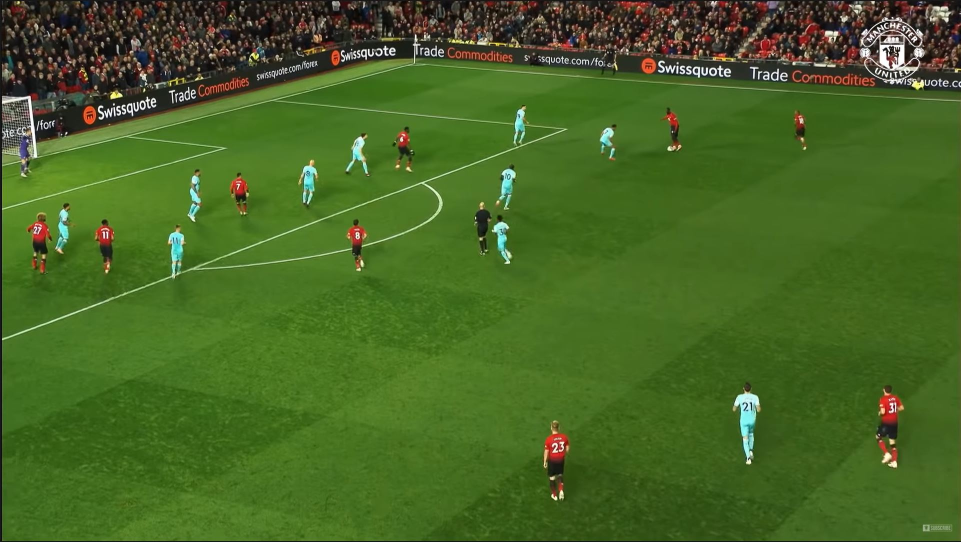
#> input picture images/Capture2.JPG, 1921 x 1084 px, found by its file name (shown at 1/2 size); the run also reads 1 picture not shown here
$ python main.py
#> lines starting #> are read from the running program, lines starting #| are printed output that depends on the picture; after the words box and inside, x2 and y2 are one past the last pixel; in counts of white or black regions, pixels touching at a corner belong together
### Pre_Processing.py
#USING COLOR THRESHOLDING TO CROP OUT THE STANDS

import cv2
import numpy as np
from matplotlib import pyplot as plt
from K_Means import kmeans
import math

def colorThresholding(image, numCenters):
    """Detects the field of a image of a soccer game using k-means and color thresholding

    Args:
        image (Image): Image of soccer game
        numCenters (Integer): Number of centers desired for k-means algorithm

    Returns:
        Image: Black and white mask for where the field was found
    """
    kmeansImage, centers = kmeans(image,numCenters)
    #cv2.imshow("Kmeans image", kmeansImage)
    centers = [(int(x[0]),int(x[1]),int(x[2])) for x in centers]
    tempValues = [x[1]-x[0]-x[2] for x in centers]
    gp = centers[tempValues.index(max(tempValues))]

    lower_color_bounds = (int(gp[0])-4, int(gp[1])-4, int(gp[2])-4)
    upper_color_bounds = (int(gp[0])+4, int(gp[1])+4, int(gp[2])+4)

    blur = cv2.GaussianBlur(kmeansImage, (15, 15), 10)
    mask = cv2.inRange(blur, lower_color_bounds, upper_color_bounds)
    mask_rgb = cv2.cvtColor(mask, cv2.COLOR_GRAY2BGR)
    return (mask_rgb)


def kernel(mask_rgb, image):
    """Kerneling algorithm for reducing noise caused by stands

    Args:
        mask_rgb (Image): Black and white mask
        image (Image): Origional image of soccer game

    Returns:
        Tuple: (Black and white mask after kerneling, RGB mask after kerneling using mask and image)
    """
    kernel = cv2.getStructuringElement(cv2.MORPH_ELLIPSE, (25, 25)) #Learn this too
    opened_mask = cv2.morphologyEx(mask_rgb, cv2.MORPH_OPEN, kernel) #IDK learn what this does
    thresh_color = image & opened_mask #Runs a bitwise and
    return (opened_mask, thresh_color)


# [53 lines left out: functions contouring, crop, edgeDetection, not called in this run]

def averageColor(image):
    h = image.shape[0]
    w = image.shape[1]
    rgb = [0,0,0]
    num = h*w

    for y in range(0, h):
        for x in range(0, w):
            pix = image[y,x]
            rgb = [rgb[0]+pix[0], rgb[1]+pix[1], rgb[2]+pix[2]]
    return ([rgb[0]/num, rgb[1]/num, rgb[2]/num])


def preprocess(image, numCenters):
    """Runs all preprocessing algorithms

    Args:
        image (Image): Image to be processed
        numCenters (Integer): Number of desired centers for k-means

    Returns:
        Tuple: (image cropped for players, image cropped for lines)
    """
    numCenters = 3
    avColor = averageColor(image)
    if (avColor[1]-((avColor[2]+avColor[0])/2) >= 20 and avColor[1]>=120):
        numCenters = 2
    CTImage = colorThresholding(image,numCenters)
    openedMask, kernalColorImage = kernel(CTImage, image)
    kern = cv2.getStructuringElement(cv2.MORPH_ELLIPSE, (100, 100))
    closing = cv2.morphologyEx(openedMask, cv2.MORPH_CLOSE, kern)
    kern2 = cv2.getStructuringElement(cv2.MORPH_ELLIPSE, (40, 40))
    gradient = cv2.morphologyEx(closing, cv2.MORPH_GRADIENT, kern2)
    finalPlayerMask = gradient | closing
    finalPlayerImage = finalPlayerMask & image
    finalLineImage = closing & image

    return (finalPlayerImage, finalLineImage)

### K_Means.py
#USING DOMINANT COLORS TO CROP OUT THE STANDS

import cv2
import numpy as np
import matplotlib.pyplot as plt

def kmeans(image, k):
    """Runs k-means on image

    Args:
        image (Image): Image to run k-means on
        k (Integer): number of centers for k-means

    Returns:
        Tuple: (Image after k-means, centers from k-means algorithm)
    """
    # reshape the image to a 2D array of pixels and 3 color values (RGB)
    pixel_values = image.reshape((-1, 3))
    pixel_values = np.float32(pixel_values)

    # define stopping criteria for 100 repeats or epsilon of .2
    criteria = (cv2.TERM_CRITERIA_EPS + cv2.TERM_CRITERIA_MAX_ITER, 100, 0.2)
    #Run k-means
    _, labels, (centers) = cv2.kmeans(pixel_values, k, None, criteria, 10, cv2.KMEANS_RANDOM_CENTERS)

    # convert back to 8 bit values (No longer floats)
    centers = np.uint8(centers)
    # flatten the labels array (from [[0],[0]...] to [0,0...])
    labels = labels.flatten()
    # convert all pixels to the color of the centroids
    segmented_image = centers[labels.flatten()]
    # reshape back to the original image dimension
    segmented_image = segmented_image.reshape(image.shape)
    return (segmented_image, centers)

# [7 lines left out: function main, not called in this run]

### Line_Finding.py
import cv2
import math
import numpy as np
import statistics
import matplotlib.pyplot as plt

# [46 lines left out: functions trial, trial2, not called in this run]

def trial3(img1):
    #img1 = cv.imread('box.png',cv.IMREAD_GRAYSCALE)          # queryImage
    img2 = cv2.imread('images/field.jpg',cv2.IMREAD_GRAYSCALE) # trainImage
    # Initiate ORB detector
    orb = cv2.ORB_create()
    # find the keypoints and descriptors with ORB
    kp1, des1 = orb.detectAndCompute(img1,None)
    kp2, des2 = orb.detectAndCompute(img2,None)
    # create BFMatcher object
    bf = cv2.BFMatcher(cv2.NORM_HAMMING, crossCheck=True)
    # Match descriptors.
    matches = bf.match(des1,des2)
    # Sort them in the order of their distance.
    matches = sorted(matches, key = lambda x:x.distance)
    # Draw first 10 matches.
    img3 = cv2.drawMatches(img1,kp1,img2,kp2,matches[:10],None,flags=cv2.DrawMatchesFlags_NOT_DRAW_SINGLE_POINTS)
    plt.imshow(img3),plt.show()

def findLines(image):
    gray = cv2.cvtColor(image,cv2.COLOR_BGR2GRAY)
    edges = cv2.Canny(gray,50,200,apertureSize = 3)
    tempImage = image.copy()

    lines = cv2.HoughLines(edges,1,np.pi/180,150)
    for i in range(0, len(lines)):
        rho = lines[i][0][0]
        theta = lines[i][0][1]
        a = math.cos(theta)
        b = math.sin(theta)
        x0 = a * rho
        y0 = b * rho
        pt1 = (int(x0 + 1000*(-b)), int(y0 + 1000*(a)))
        pt2 = (int(x0 - 1000*(-b)), int(y0 - 1000*(a)))
        cv2.line(tempImage,pt1,pt2,(0,0,255),2)

    newLines = segment_by_angle_kmeans(lines)
    for i in range(0, len(newLines[0])):
        rho = newLines[0][i][0][0]
        theta = newLines[0][i][0][1]
        a = math.cos(theta)
        b = math.sin(theta)
        x0 = a * rho
        y0 = b * rho
        pt1 = (int(x0 + 1000*(-b)), int(y0 + 1000*(a)))
        pt2 = (int(x0 - 1000*(-b)), int(y0 - 1000*(a)))
        cv2.line(tempImage,pt1,pt2,(0,255,0),2)

    temp1 = [list(x[0]) for x in newLines[0]]
    temp2 = [list(x[0]) for x in newLines[1]]

    av1 = (statistics.median([x[0] for x in temp1]), statistics.median([x[1] for x in temp1]))
    av2 = (statistics.median([x[0] for x in temp2]), statistics.median([x[1] for x in temp2]))

    rho = av1[0]
    theta = av1[1]
    a = math.cos(theta)
    b = math.sin(theta)
    x0 = a * rho
    y0 = b * rho
    pt1 = (int(x0 + 1000*(-b)), int(y0 + 1000*(a)))
    pt2 = (int(x0 - 1000*(-b)), int(y0 - 1000*(a)))
    cv2.line(tempImage,pt1,pt2,(255,255,0),2)

    rho = av2[0]
    theta = av2[1]
    a = math.cos(theta)
    b = math.sin(theta)
    x0 = a * rho
    y0 = b * rho
    pt1 = (int(x0 + 1000*(-b)), int(y0 + 1000*(a)))
    pt2 = (int(x0 - 1000*(-b)), int(y0 - 1000*(a)))
    cv2.line(tempImage,pt1,pt2,(255,255,0),2)

    points1 = [intersection([av1], [[av2[0]+20,av2[1]]]),
        intersection([av1], [[av2[0]-20,av2[1]]]),
        intersection([av2], [[av1[0]+20,av1[1]]]),
        intersection([av2], [[av1[0]-20,av1[1]]])]
    points1 = order_points(np.asarray([(x[0][0], x[0][1]) for x in points1], dtype=np.float32))
    points2 = np.asarray([(512,364), (532, 384), (512, 404), (492, 384)], dtype=np.float32)

    print (points1)
    M = cv2.getPerspectiveTransform(points1, points2)
    image = findFinalLines(image, M)

    intersections = segmented_intersections(newLines)
    for i in intersections:
        cv2.circle(tempImage, (i[0][0],i[0][1]), radius=3, color=(255, 0, 0), thickness=3)

    cv2.imshow("Gray", tempImage)
    return (image)

def findFinalLines(img, M):
    image = img.copy()
    gray = cv2.cvtColor(image,cv2.COLOR_BGR2GRAY)
    edges = cv2.Canny(gray,50,200,apertureSize = 3)
    cv2.imshow("edges", edges)
    #lines = cv2.HoughLinesP(edges, 1, np.pi / 180, 100, None, 100, 50)
    lines = cv2.HoughLinesP(edges,1,np.pi/180,threshold = 100,minLineLength = 100,maxLineGap = 10)

    for line in lines:
        x1, y1, x2, y2 = line[0]
        cv2.line(image, (x1, y1), (x2, y2), (255, 0, 0), 3)
    cv2.imshow("FinalLines", image)

    image = cv2.warpPerspective(image, M, (1024, 768))
    thresh = cv2.inRange(image, (255,0,0), (255,0,0))
    thresh = cv2.bitwise_not(thresh)
    thresh = cv2.medianBlur(thresh, 7)
    cv2.imshow("FinalLines", thresh)
    trial3(thresh)
    return (image)


# [17 lines left out: function findCircles, not called in this run]

from collections import defaultdict
def segment_by_angle_kmeans(lines, k=2, **kwargs):
    """Groups lines based on angle with k-means.

    Uses k-means on the coordinates of the angle on the unit circle
    to segment `k` angles inside `lines`.
    """

    # Define criteria = (type, max_iter, epsilon)
    default_criteria_type = cv2.TERM_CRITERIA_EPS + cv2.TERM_CRITERIA_MAX_ITER
    criteria = kwargs.get('criteria', (default_criteria_type, 10, 1.0))
    flags = kwargs.get('flags', cv2.KMEANS_RANDOM_CENTERS)
    attempts = kwargs.get('attempts', 10)

    # returns angles in [0, pi] in radians
    angles = np.array([line[0][1] for line in lines])
    # multiply the angles by two and find coordinates of that angle
    pts = np.array([[np.cos(2*angle), np.sin(2*angle)]
                    for angle in angles], dtype=np.float32)

    # run kmeans on the coords
    labels, centers = cv2.kmeans(pts, k, None, criteria, attempts, flags)[1:]
    labels = labels.reshape(-1)  # transpose to row vec

    # segment lines based on their kmeans label
    segmented = defaultdict(list)
    for i, line in zip(range(len(lines)), lines):
        segmented[labels[i]].append(line)
    segmented = list(segmented.values())
    return segmented

def intersection(line1, line2):
    """Finds the intersection of two lines given in Hesse normal form.

    Returns closest integer pixel locations.
    See https://stackoverflow.com/a/383527/5087436
    """
    rho1, theta1 = line1[0]
    rho2, theta2 = line2[0]
    A = np.array([
        [np.cos(theta1), np.sin(theta1)],
        [np.cos(theta2), np.sin(theta2)]
    ])
    b = np.array([[rho1], [rho2]])
    x0, y0 = np.linalg.solve(A, b)
    x0, y0 = int(np.round(x0)), int(np.round(y0))
    return [[x0, y0]]


def segmented_intersections(lines):
    """Finds the intersections between groups of lines."""

    intersections = []
    for i, group in enumerate(lines[:-1]):
        for next_group in lines[i+1:]:
            for line1 in group:
                for line2 in next_group:
                    intersections.append(intersection(line1, line2))

    return intersections

def order_points(pts):
	rect = np.zeros((4, 2), dtype = "float32")
	s = pts.sum(axis = 1)
	rect[0] = pts[np.argmin(s)]
	rect[2] = pts[np.argmax(s)]
	diff = np.diff(pts, axis = 1)
	rect[1] = pts[np.argmin(diff)]
	rect[3] = pts[np.argmax(diff)]
	return rect

### YOLO/yolo.py
import cv2
import numpy as np
import pandas as pd
import sys

# image = cv2.imread('bruh2.jpg')
# image = cv2.resize(image, (1000, 800))

def findPlayers(image):
    classes = None
    with open('YOLO/coco.names', 'r') as f:
        classes = [line.strip() for line in f.readlines()]


    Width = image.shape[1]
    Height = image.shape[0]

    # read pre-trained model and config file
    net = cv2.dnn.readNet('YOLO/yolov3.weights', 'YOLO/yolov3.cfg')

    # create input blob
    # set input blob for the network
    net.setInput(cv2.dnn.blobFromImage(image, 0.00392, (416,416), (0,0,0), True, crop=False))

    # run inference through the network
    # and gather predictions from output layers

    layer_names = net.getLayerNames()
    output_layers = [layer_names[i[0] - 1] for i in net.getUnconnectedOutLayers()]
    outs = net.forward(output_layers)

    class_ids = []
    confidences = []
    boxes = []

    #create bounding box
    for out in outs:
        for detection in out:
            scores = detection[5:]
            class_id = np.argmax(scores) #Determines which object it most likely is
            confidence = scores[class_id]
            if confidence > 0.1:
                center_x = int(detection[0] * Width)
                center_y = int(detection[1] * Height)
                w = int(detection[2] * Width)
                h = int(detection[3] * Height)
                x = center_x - w / 2
                y = center_y - h / 2
                class_ids.append(class_id)
                confidences.append(float(confidence))
                boxes.append([x, y, w, h])

    indices = cv2.dnn.NMSBoxes(boxes, confidences, 0.1, 0.1)
    #check if is people detection
    for i in indices:
        i = i[0]
        box = boxes[i]
        if class_ids[i]==0 or class_ids[i]==32: #if it detected a person
            label = str(classes[class_ids[i]])
            cv2.rectangle(image, (round(box[0]),round(box[1])), (round(box[0]+box[2]),round(box[1]+box[3])), (0, 0, 255), 2)
            cv2.putText(image, label, (round(box[0])-10,round(box[1])-10), cv2.FONT_HERSHEY_SIMPLEX, 0.5, (255, 0, 0), 2)

    return (image)

### main.py
import cv2
import numpy as np
import Pre_Processing
import YOLO.yolo
import Line_Finding
import os
import matplotlib.pyplot as plt

#Establish what image to use and read it in
imageURL = "images/Capture2.jpg"
image = cv2.imread(imageURL)
#> image is the input picture: shape (1084, 1921, 3); mean B, G, R 36.4, 101.3, 70.7
image = cv2.resize(image, (1024,768))
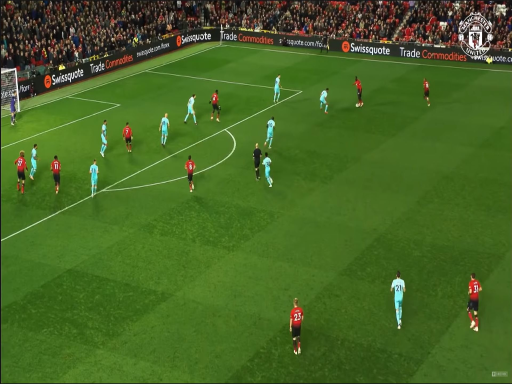
#> image: shape (768, 1024, 3) (shown at 1/2 size); mean B, G, R 36.3, 101.3, 70.6

preprocessedImages = Pre_Processing.preprocess(image,3)
#> after the loop in averageColor, `for y in range(0, h):`: rgb = [28571778, 79634827, 55504357]
#> in preprocess, `avColor = averageColor(image)`: avColor = [36.33, 101.3, 70.58]
#> in kmeans, `_, labels, (centers) = cv2.kmeans(pixel_values, k, None, criteria, 10,..`: centers = [[156.8, 182.3, 171.6], [32.94, 107.6, 70.36], [26.64, 34.71, 44.1]]
#> in kmeans, `centers = np.uint8(centers)`: centers = [[156, 182, 171], [32, 107, 70], [26, 34, 44]]
#> in kmeans, `segmented_image = segmented_image.reshape(image.shape)`:
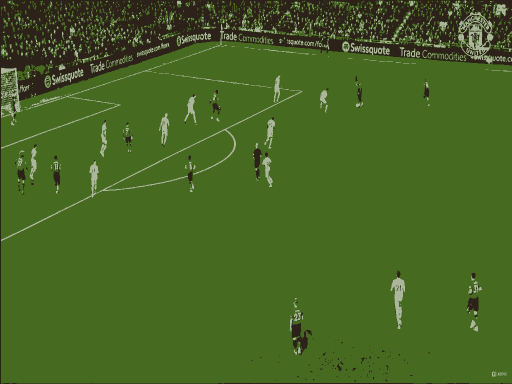
#> segmented_image: shape (768, 1024, 3) (shown at 1/2 size); mean B, G, R 35.4, 100.7, 70.2
#> in colorThresholding, `centers = [(int(x[0]),int(x[1]),int(x[2])) for x in centers]`: centers = [(156, 182, 171), (32, 107, 70), (26, 34, 44)]
#> in colorThresholding, `tempValues = [x[1]-x[0]-x[2] for x in centers]`: tempValues = [-145, 5, -36]
#> in colorThresholding, `gp = centers[tempValues.index(max(tempValues))]`: gp = (32, 107, 70)
#> in colorThresholding, `lower_color_bounds = (int(gp[0])-4, int(gp[1])-4, int(gp[2])-4)`: lower_color_bounds = (28, 103, 66)
#> in colorThresholding, `upper_color_bounds = (int(gp[0])+4, int(gp[1])+4, int(gp[2])+4)`: upper_color_bounds = (36, 111, 74)
#> in colorThresholding, `mask = cv2.inRange(blur, lower_color_bounds, upper_color_bounds)`:
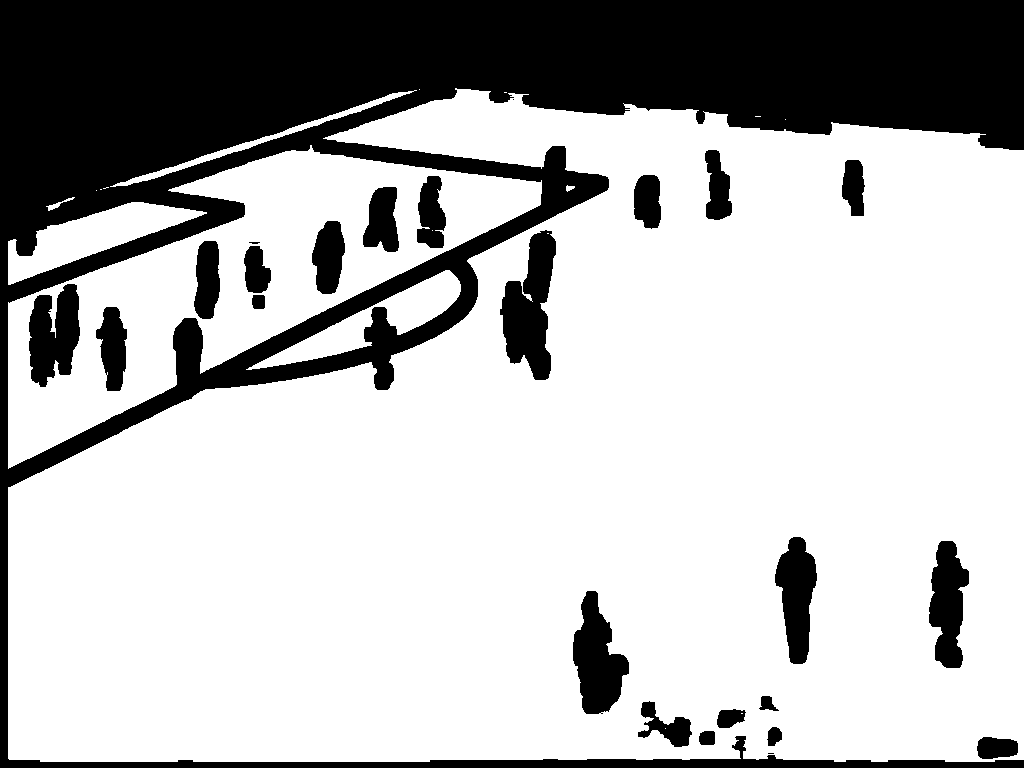
#> mask: shape (768, 1024); 72% white; 25 black regions (3 under 20 px), largest, box (x1, y1, x2, y2) and area: (0, 0, 1024, 768) 185073, (500, 230, 556, 380) 4918, (573, 591, 629, 714) 4112
#> in preprocess, `gradient = cv2.morphologyEx(closing, cv2.MORPH_GRADIENT, kern2)`:
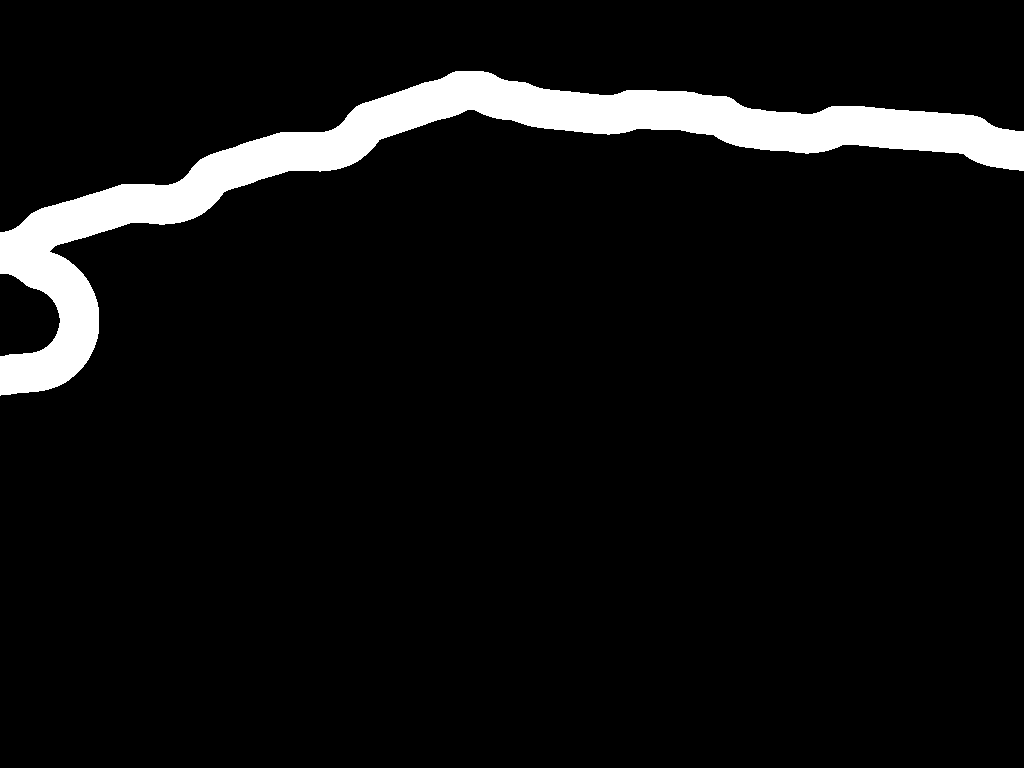
#> gradient: shape (768, 1024, 3); 6.4% white; 1 white region, box (x1, y1, x2, y2) and area: (0, 71, 1024, 396) 50466
playerImage = preprocessedImages[0]
lineImage = preprocessedImages[1]
playerImage = playerImage[4:764, 4:1020]
#cv2.imshow("Player Image", playerImage)
lineImage = lineImage[4:764, 4:1020]
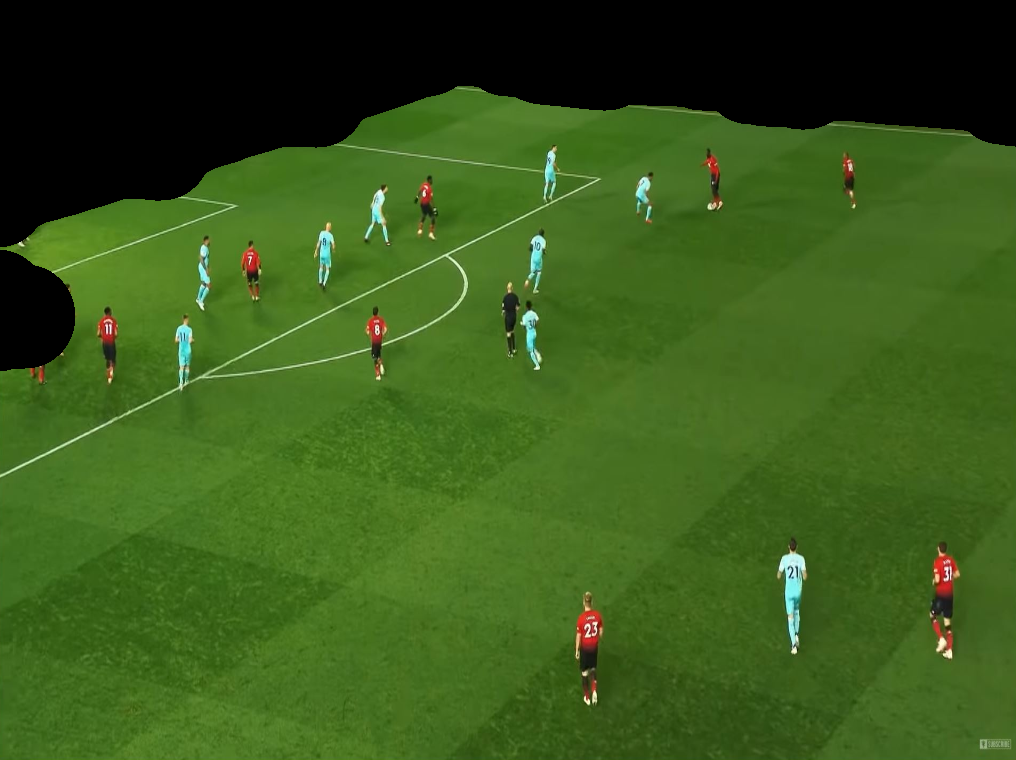
#> lineImage: shape (760, 1016, 3); mean B, G, R 26.5, 88.1, 56.2
#cv2.imshow("Line Image", lineImage)

lines = Line_Finding.findLines(playerImage)
#> (the rest of the program and of its run is left out)
